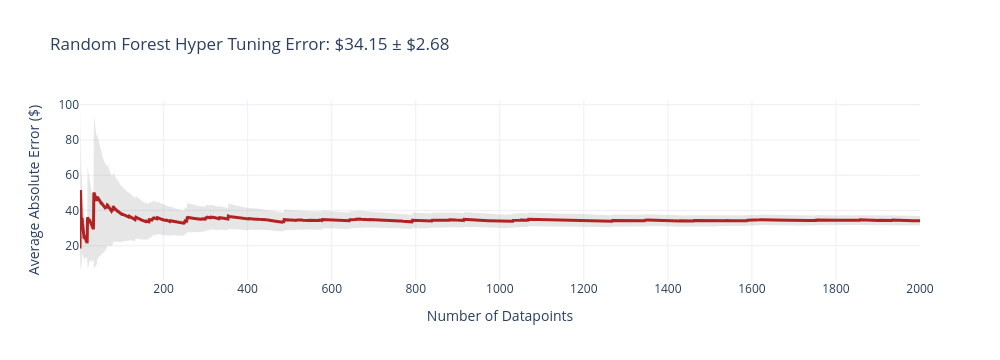
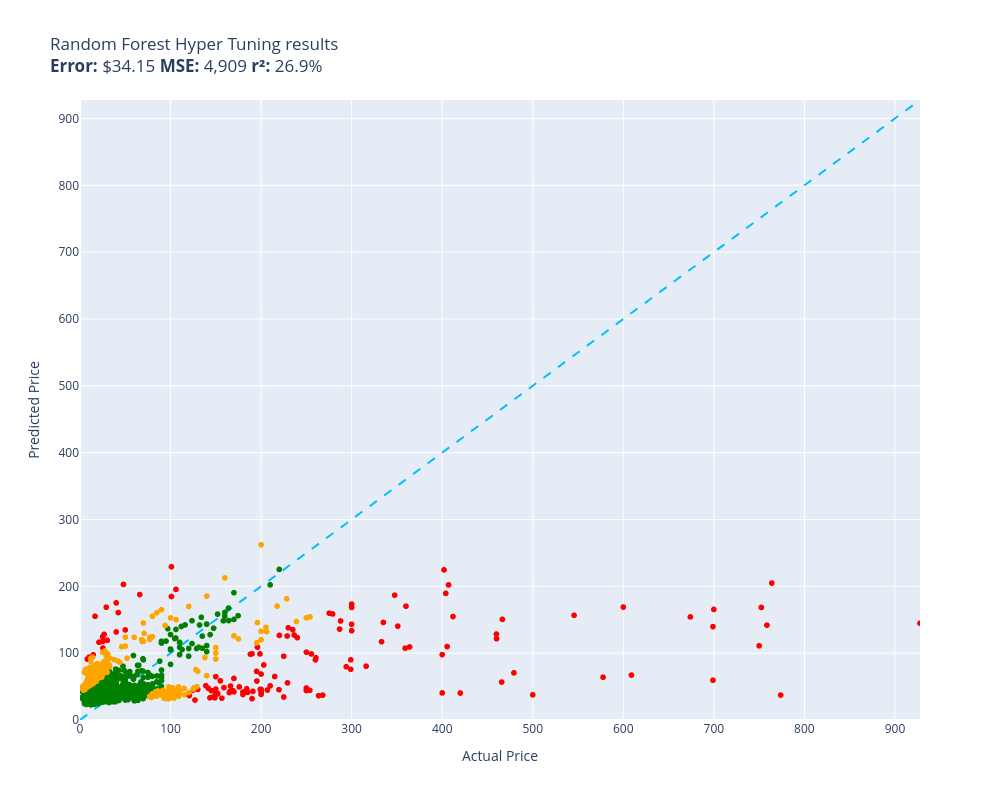

Source (notebook cell) for these figures, in order:
### Code cell
# Evaluation
evaluate(random_forest_hyper_tuning, test)

### Figure 1 — Plotly figure (JSON) as saved in the notebook; plotly's stock layout.template omitted (floating-point values rounded to 4 significant figures; data arrays with more than 128 entries replaced by an {"elided": "..."} marker saying what was removed)
{"data": [{"fill": "toself", "fillcolor": "rgba(128,128,128,0.2)", "hoverinfo": "skip", "line": {"color": "rgba(255,255,255,0)"}, "name": "95% CI", "showlegend": false, "type": "scatter", "x": {"elided": "4000 int values"}, "y": {"elided": "4000 float values"}}, {"customdata": {"elided": "2000x1 float values"}, "hovertemplate": "n=%{x}<br>Avg Error=$%{y:,.2f}<br>±95% CI=$%{customdata[0]:,.2f}<extra></extra>", "line": {"color": "firebrick", "width": 3}, "mode": "lines", "name": "Cumulative Avg Error", "type": "scatter", "x": {"elided": "2000 int values"}, "y": {"elided": "2000 float values"}}], "layout": {"height": 360, "showlegend": false, "title": {"text": "Random Forest Hyper Tuning Error: $34.15 ± $2.68"}, "width": 1000, "xaxis": {"title": {"text": "Number of Datapoints"}}, "yaxis": {"title": {"text": "Average Absolute Error ($)"}}}}

### Figure 2 — Plotly figure (JSON) as saved in the notebook; plotly's stock layout.template omitted (floating-point values rounded to 4 significant figures; data arrays with more than 128 entries replaced by an {"elided": "..."} marker saying what was removed)
{"data": [{"customdata": {"elided": "1635x1 str values"}, "hovertemplate": "%{customdata[0]}<extra></extra>", "legendgroup": "green", "marker": {"color": "green", "size": 6, "symbol": "circle"}, "mode": "markers", "name": "green", "showlegend": true, "type": "scattergl", "x": {"elided": "1635 float values"}, "xaxis": "x", "y": {"elided": "1635 float values"}, "yaxis": "y"}, {"customdata": {"elided": "136x1 str values"}, "hovertemplate": "%{customdata[0]}<extra></extra>", "legendgroup": "red", "marker": {"color": "red", "size": 6, "symbol": "circle"}, "mode": "markers", "name": "red", "showlegend": true, "type": "scattergl", "x": {"elided": "136 float values"}, "xaxis": "x", "y": {"elided": "136 float values"}, "yaxis": "y"}, {"customdata": {"elided": "229x1 str values"}, "hovertemplate": "%{customdata[0]}<extra></extra>", "legendgroup": "orange", "marker": {"color": "orange", "size": 6, "symbol": "circle"}, "mode": "markers", "name": "orange", "showlegend": true, "type": "scattergl", "x": {"elided": "229 float values"}, "xaxis": "x", "y": {"elided": "229 float values"}, "yaxis": "y"}, {"hoverinfo": "skip", "line": {"color": "deepskyblue", "dash": "dash", "width": 2}, "mode": "lines", "name": "y = x", "showlegend": false, "type": "scatter", "x": [0, 927.6], "y": [0, 927.6]}], "layout": {"height": 800, "legend": {"title": {"text": "color"}, "tracegroupgap": 0}, "showlegend": false, "title": {"text": "Random Forest Hyper Tuning results<br><b>Error:</b> $34.15 <b>MSE:</b> 4,909 <b>r²:</b> 26.9%"}, "width": 1000, "xaxis": {"anchor": "y", "domain": [0, 1], "range": [0, 927.6], "title": {"text": "Actual Price"}}, "yaxis": {"anchor": "x", "domain": [0, 1], "range": [0, 927.6], "title": {"text": "Predicted Price"}}}}
